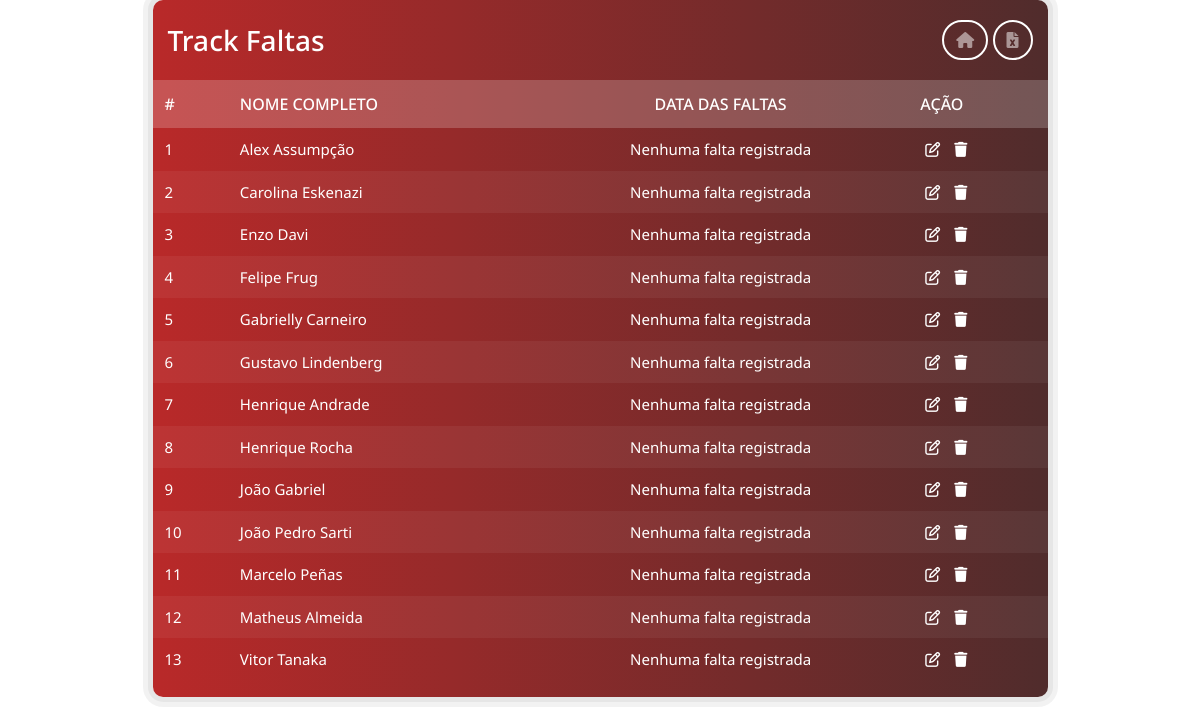
Screenshot of /log_faltas/ (signed in) with the database file from the repository.
### aluno/models.py (models this page shows, shortened)
class Aluno(models.Model):
    name= models.CharField(max_length=200)
    password= models.CharField(max_length=200,null=True)
    isAdmin = models.BooleanField(default=False)
    faltas = models.ManyToManyField(Faltas, blank=True)
    semestre = models.CharField(max_length=1,null=True)

### aluno/views.py (the view)
# urls.py: path('log_faltas/', views.log_faltas, name='log_faltas'),
@login_required
def log_faltas(request):
    if request.user.is_superuser:
        all_alunos =  Aluno.objects.select_related().order_by('name')
        return render(request, 'aluno/log_faltas.html', {'alunos': all_alunos})
    all_alunos =  Aluno.objects.select_related().order_by('name')
    return render(request, 'aluno/log_faltas_user.html', {'alunos': all_alunos})

### aluno/templates/aluno/log_faltas.html (shortened to what this page needs)
{% extends "aluno/base.html" %}
{% load static %}
{% block content %}
<div class="container">
    <div class="row justify-content-center">
        <div class="col-md-10">
            <div class="panel">
                <div class="panel-heading">
                    <div class="row">
                        <div class="col col-sm-3 col-xs-12">
                            <h4 class="title">Track <span>Faltas</span></h4>
                        </div>
                        <div class="col-sm-9 col-xs-12 text-right">
                            <div class="btn_group">
                              <a href="/menu_faltas" class="btn btn-default" title="Menu"><i class="fa-solid fa-house"></i></a>
                              <a href="{% url 'download_excel' %}" class="btn btn-default" title="Excel"><i class="fas fa-file-excel"></i></a>
                            </div>
                        </div>
                    </div>
                </div>
                <div class="panel-body table-responsive">
                    <table class="table">
                        <thead>
                            <tr>
                                <th>#</th>
                                <th>Nome Completo</th>
                                <th style="text-align: center;">Data das Faltas</th>
                                <th>Ação</th>
                            </tr>
                        </thead>
                        <tbody>
                            {% for aluno in alunos %}
                            <tr>
                                <td>{{ forloop.counter }}</td>
                                <td>{{ aluno.name }}</td>
                                <td style="text-align: center;">
                                    {% for falta in aluno.faltas.all %}
                                        {{ falta.data }}<br>
                                    {% empty %}
                                        Nenhuma falta registrada
                                    {% endfor %}
                                </td>
                                <td>
                                    <ul class="action-list">
                                        <li><a href="{% url 'editar' aluno.id %}" data-tip="edit"><i class="fa-regular fa-pen-to-square"></i></a></li>
                                        <li>
                                            <a href="{% url 'deletar_aluno' aluno.id %}" data-tip="delete">
                                                <i class="fa-solid fa-trash"></i>
                                            </a></li>
                                    </ul>
                                </td>
                            </tr>
                            {% endfor %}
                        </tbody>
                    </table>
                </div>
            </div>
        </div>
    </div>
</div>
{% endblock %}

### aluno/static/aluno/controleFaltas.css (style rules this page uses)
.panel { background: linear-gradient(to right, #b92929, #502c2c); padding: 0; border-radius: 10px; border: none; box-shadow: 0 0 0 5px rgba(0,0,0,0.05), 0 0 0 10px rgba(0,0,0,0.05); }
.panel .panel-heading { padding: 20px 15px; border-radius: 10px 10px 0 0; margin: 0; }
.panel .panel-heading .title { color: #fff; font-size: 28px; font-weight: 500; text-transform: capitalize; line-height: 40px; margin: 0; }
.panel .panel-heading .btn { color: rgba(255,255,255,0.5); background: transparent; font-size: 16px; text-transform: capitalize; border: 2px solid #fff; border-radius: 50px; transition: all 0.3s ease 0s; }
.panel .panel-body { padding: 0; }
.panel .panel-body .table thead tr th { color: #fff; background-color: rgba(255, 255, 255, 0.2); font-size: 16px; font-weight: 500; text-transform: uppercase; padding: 12px; border: none; }
.panel .panel-body .table tbody tr td { color: #fff; font-size: 15px; padding: 10px 12px; vertical-align: middle; border: none; }
.panel .panel-body .table tbody tr:nth-child(even) { background-color: rgba(255,255,255,0.05); }
.panel .panel-body .table tbody .action-list { padding: 0; margin: 0; list-style: none; }
.panel .panel-body .table tbody .action-list li { display: inline-block; margin: 0 5px; }
.panel .panel-body .table tbody .action-list li a { color: #fff; font-size: 15px; position: relative; z-index: 1; transition: all 0.3s ease 0s; }
.panel .panel-body .table tbody .action-list li a:before, .panel .panel-body .table tbody .action-list li a:after { content: attr(data-tip); color: #fff; background-color: #111; font-size: 12px; padding: 5px 7px; border-radius: 4px; text-transform: capitalize; display: none; transform: translateX(-50%); position: absolute; left: 50%; top: -32px; transition: all 0.3s ease 0s; }
.panel .panel-body .table tbody .action-list li a:after { content: ''; height: 15px; width: 15px; padding: 0; border-radius: 0; transform: translateX(-50%) rotate(45deg); top: -18px; z-index: -1; }

### rows the page displays
Aluno: name "Alex Assumpção"
Aluno: name "Carolina Eskenazi"
Aluno: name "Enzo Davi"
Aluno: name "Felipe Frug"
Aluno: name "Gabrielly Carneiro"
Aluno: name "Gustavo Lindenberg"
Aluno: name "Henrique Andrade"
Aluno: name "Henrique Rocha"
Aluno: name "João Gabriel"
Aluno: name "João Pedro Sarti"
Aluno: name "Marcelo Peñas"
Aluno: name "Matheus Almeida"
Aluno: name "Vitor Tanaka"
